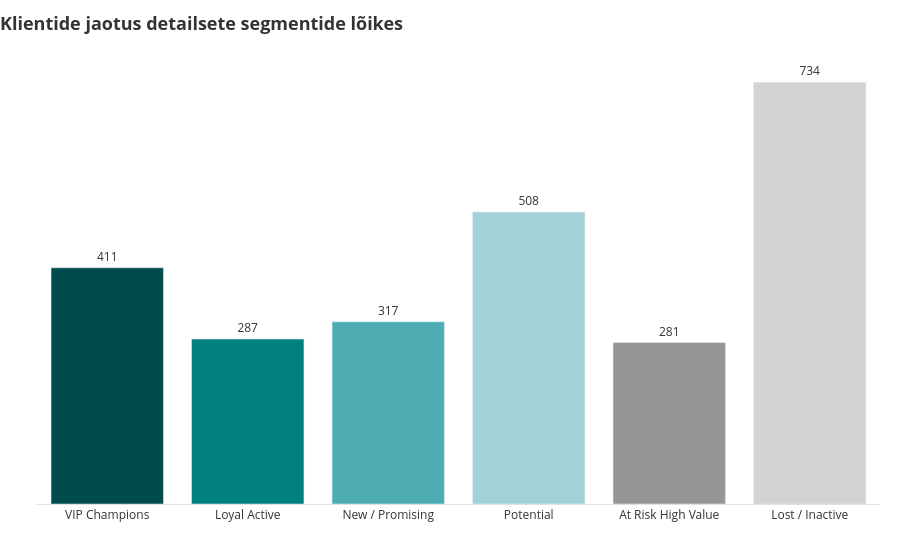

The notebook cell saved with this chart:
### Code cell
# --- DIAGRAMM 1: Segmentide klientide arv ---
fig1 = px.bar(
    df_segments, 
    x='Segment_Detailed', 
    y='Klientide arv',
    title='<b>Klientide jaotus detailsete segmentide lõikes</b>',
    text='Klientide arv',
    color='Segment_Detailed',
    color_discrete_map=color_palette_segments
)

fig1.update_traces(
    textposition='outside', 
    cliponaxis=False,
    texttemplate='%{text}'
)

fig1.update_layout(
    plot_bgcolor='white', paper_bgcolor='white',
    font=dict(color=GRAY_TEXT, size=12),
    title=dict(font=dict(size=18, color=GRAY_TEXT), x=0.0),
    showlegend=False,
    xaxis=dict(title='', showgrid=False, linecolor=GRAY_LIGHT),
    yaxis=dict(title='', showgrid=False, showticklabels=False),
    margin=dict(l=20, r=20, t=60, b=20)
)
fig1.show()

### Figure 1 — Plotly figure (JSON) as saved in the notebook; plotly's stock layout.template omitted (floating-point values rounded to 4 significant figures)
{"data": [{"cliponaxis": false, "hovertemplate": "Segment_Detailed=%{x}<br>Klientide arv=%{text}<extra></extra>", "legendgroup": "VIP Champions", "marker": {"color": "#004C4C", "pattern": {"shape": ""}}, "name": "VIP Champions", "orientation": "v", "showlegend": true, "text": [411.0], "textposition": "outside", "texttemplate": "%{text}", "type": "bar", "x": ["VIP Champions"], "xaxis": "x", "y": [411], "yaxis": "y"}, {"cliponaxis": false, "hovertemplate": "Segment_Detailed=%{x}<br>Klientide arv=%{text}<extra></extra>", "legendgroup": "Loyal Active", "marker": {"color": "#008080", "pattern": {"shape": ""}}, "name": "Loyal Active", "orientation": "v", "showlegend": true, "text": [287.0], "textposition": "outside", "texttemplate": "%{text}", "type": "bar", "x": ["Loyal Active"], "xaxis": "x", "y": [287], "yaxis": "y"}, {"cliponaxis": false, "hovertemplate": "Segment_Detailed=%{x}<br>Klientide arv=%{text}<extra></extra>", "legendgroup": "New / Promising", "marker": {"color": "#4DADB3", "pattern": {"shape": ""}}, "name": "New / Promising", "orientation": "v", "showlegend": true, "text": [317.0], "textposition": "outside", "texttemplate": "%{text}", "type": "bar", "x": ["New / Promising"], "xaxis": "x", "y": [317], "yaxis": "y"}, {"cliponaxis": false, "hovertemplate": "Segment_Detailed=%{x}<br>Klientide arv=%{text}<extra></extra>", "legendgroup": "Potential", "marker": {"color": "#A3D1D5", "pattern": {"shape": ""}}, "name": "Potential", "orientation": "v", "showlegend": true, "text": [508.0], "textposition": "outside", "texttemplate": "%{text}", "type": "bar", "x": ["Potential"], "xaxis": "x", "y": [508], "yaxis": "y"}, {"cliponaxis": false, "hovertemplate": "Segment_Detailed=%{x}<br>Klientide arv=%{text}<extra></extra>", "legendgroup": "At Risk High Value", "marker": {"color": "#969696", "pattern": {"shape": ""}}, "name": "At Risk High Value", "orientation": "v", "showlegend": true, "text": [281.0], "textposition": "outside", "texttemplate": "%{text}", "type": "bar", "x": ["At Risk High Value"], "xaxis": "x", "y": [281], "yaxis": "y"}, {"cliponaxis": false, "hovertemplate": "Segment_Detailed=%{x}<br>Klientide arv=%{text}<extra></extra>", "legendgroup": "Lost / Inactive", "marker": {"color": "#D3D3D3", "pattern": {"shape": ""}}, "name": "Lost / Inactive", "orientation": "v", "showlegend": true, "text": [734.0], "textposition": "outside", "texttemplate": "%{text}", "type": "bar", "x": ["Lost / Inactive"], "xaxis": "x", "y": [734], "yaxis": "y"}], "layout": {"barmode": "relative", "font": {"color": "#333333", "size": 12}, "legend": {"title": {"text": "Segment_Detailed"}, "tracegroupgap": 0}, "margin": {"b": 20, "l": 20, "r": 20, "t": 60}, "paper_bgcolor": "white", "plot_bgcolor": "white", "showlegend": false, "title": {"font": {"color": "#333333", "size": 18}, "text": "<b>Klientide jaotus detailsete segmentide lõikes</b>", "x": 0}, "xaxis": {"anchor": "y", "categoryarray": ["VIP Champions", "Loyal Active", "New / Promising", "Potential", "At Risk High Value", "Lost / Inactive"], "categoryorder": "array", "domain": [0, 1], "linecolor": "#E0E0E0", "showgrid": false, "title": {"text": ""}}, "yaxis": {"anchor": "x", "domain": [0, 1], "showgrid": false, "showticklabels": false, "title": {"text": ""}}}}
